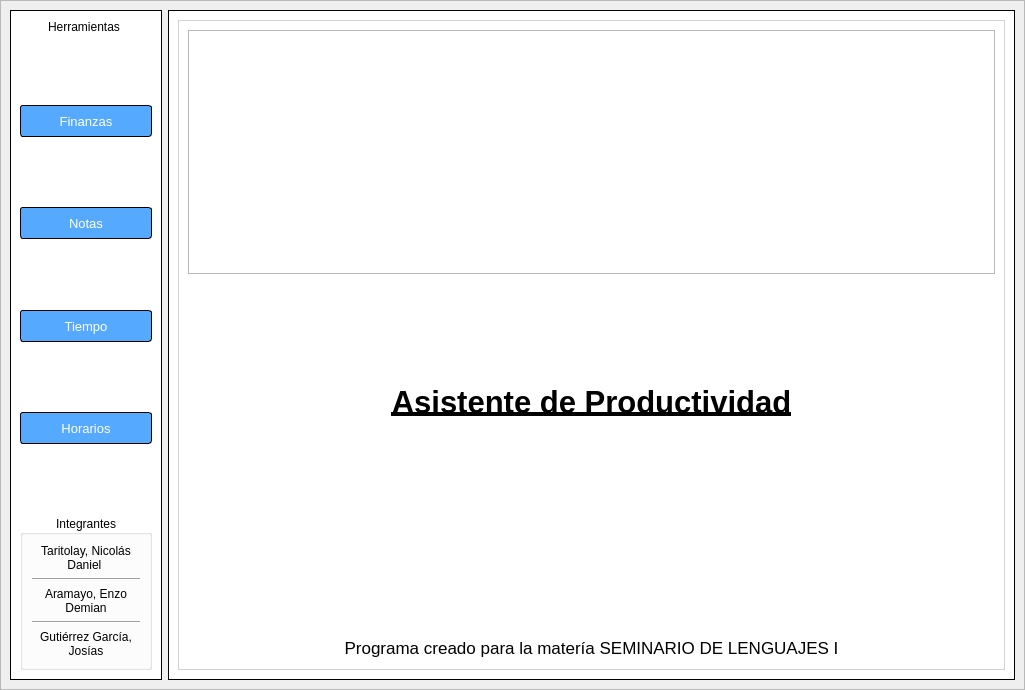
<?xml version="1.0" encoding="UTF-8"?>
<ui version="4.0">
 <class>MainWindow</class>
 <widget class="QMainWindow" name="MainWindow">
  <property name="geometry">
   <rect>
    <x>0</x>
    <y>0</y>
    <width>1025</width>
    <height>690</height>
   </rect>
  </property>
  <property name="windowTitle">
   <string>Principal</string>
  </property>
  <widget class="QWidget" name="centralwidget">
   <layout class="QGridLayout" name="gridLayout_2">
    <property name="leftMargin">
     <number>0</number>
    </property>
    <property name="topMargin">
     <number>0</number>
    </property>
    <property name="rightMargin">
     <number>0</number>
    </property>
    <property name="bottomMargin">
     <number>0</number>
    </property>
    <property name="spacing">
     <number>0</number>
    </property>
    <item row="0" column="0">
     <widget class="QFrame" name="contenedorPrincipal">
      <property name="minimumSize">
       <size>
        <width>1025</width>
        <height>690</height>
       </size>
      </property>
      <property name="whatsThis">
       <string>&lt;html&gt;&lt;head/&gt;&lt;body&gt;&lt;p&gt;&lt;br/&gt;&lt;/p&gt;&lt;/body&gt;&lt;/html&gt;</string>
      </property>
      <property name="styleSheet">
       <string notr="true">
#contenedorPrincipal{
	background-image: url(imagenes/fondo.png);
}

#frameBotones{
	background-color:rgb(255, 255, 255);
	border: 1px solid black;
	max-width: 150px
}

#frameVentanas{
	background-color:rgb(255, 255, 255);
	border: 1px solid black;
}

#btnFinanzas,#btnNotas,#btnTiempo,#btnHorarios,#btnRecordatorios{
	color: rgb(255, 255, 255);
	font-size: 13px;
	background-color: rgb(85, 170, 255);
	border-radius: 3px;	
	height: 30px;
	border: 1px solid black;
}

#btnFinanzas:hover,#btnNotas:hover,#btnTiempo:hover,#btnHorarios:hover,#btnRecordatorios:hover{
	background-color: rgb(0, 85, 255);
}
</string>
      </property>
      <property name="frameShape">
       <enum>QFrame::StyledPanel</enum>
      </property>
      <property name="frameShadow">
       <enum>QFrame::Raised</enum>
      </property>
      <layout class="QHBoxLayout" name="horizontalLayout">
       <item>
        <widget class="QFrame" name="frameBotones">
         <property name="styleSheet">
          <string notr="true"/>
         </property>
         <property name="frameShape">
          <enum>QFrame::StyledPanel</enum>
         </property>
         <property name="frameShadow">
          <enum>QFrame::Raised</enum>
         </property>
         <layout class="QGridLayout" name="gridLayout">
          <item row="2" column="0">
           <widget class="QPushButton" name="btnFinanzas">
            <property name="text">
             <string>Finanzas</string>
            </property>
           </widget>
          </item>
          <item row="4" column="0">
           <widget class="QPushButton" name="btnNotas">
            <property name="text">
             <string>Notas</string>
            </property>
           </widget>
          </item>
          <item row="9" column="0">
           <spacer name="verticalSpacer">
            <property name="orientation">
             <enum>Qt::Vertical</enum>
            </property>
            <property name="sizeHint" stdset="0">
             <size>
              <width>20</width>
              <height>40</height>
             </size>
            </property>
           </spacer>
          </item>
          <item row="10" column="0">
           <widget class="QGroupBox" name="integrantes">
            <property name="title">
             <string>Integrantes</string>
            </property>
            <property name="alignment">
             <set>Qt::AlignCenter</set>
            </property>
            <layout class="QVBoxLayout" name="verticalLayout">
             <item>
              <widget class="QLabel" name="label">
               <property name="text">
                <string>Taritolay, Nicolás Daniel </string>
               </property>
               <property name="alignment">
                <set>Qt::AlignCenter</set>
               </property>
               <property name="wordWrap">
                <bool>true</bool>
               </property>
              </widget>
             </item>
             <item>
              <widget class="Line" name="line">
               <property name="orientation">
                <enum>Qt::Horizontal</enum>
               </property>
              </widget>
             </item>
             <item>
              <widget class="QLabel" name="label_2">
               <property name="text">
                <string>Aramayo, Enzo Demian</string>
               </property>
               <property name="alignment">
                <set>Qt::AlignCenter</set>
               </property>
               <property name="wordWrap">
                <bool>true</bool>
               </property>
              </widget>
             </item>
             <item>
              <widget class="Line" name="line_2">
               <property name="orientation">
                <enum>Qt::Horizontal</enum>
               </property>
              </widget>
             </item>
             <item>
              <widget class="QLabel" name="label_3">
               <property name="text">
                <string>Gutiérrez García, Josías</string>
               </property>
               <property name="alignment">
                <set>Qt::AlignCenter</set>
               </property>
               <property name="wordWrap">
                <bool>true</bool>
               </property>
              </widget>
             </item>
            </layout>
           </widget>
          </item>
          <item row="3" column="0">
           <spacer name="verticalSpacer_5">
            <property name="orientation">
             <enum>Qt::Vertical</enum>
            </property>
            <property name="sizeHint" stdset="0">
             <size>
              <width>20</width>
              <height>40</height>
             </size>
            </property>
           </spacer>
          </item>
          <item row="6" column="0">
           <widget class="QPushButton" name="btnTiempo">
            <property name="text">
             <string>Tiempo</string>
            </property>
           </widget>
          </item>
          <item row="0" column="0">
           <widget class="QLabel" name="herramientas_txt">
            <property name="styleSheet">
             <string notr="true">margin-left: 25%;</string>
            </property>
            <property name="text">
             <string>Herramientas</string>
            </property>
           </widget>
          </item>
          <item row="8" column="0">
           <widget class="QPushButton" name="btnHorarios">
            <property name="text">
             <string>Horarios</string>
            </property>
           </widget>
          </item>
          <item row="1" column="0">
           <spacer name="verticalSpacer_6">
            <property name="orientation">
             <enum>Qt::Vertical</enum>
            </property>
            <property name="sizeHint" stdset="0">
             <size>
              <width>20</width>
              <height>40</height>
             </size>
            </property>
           </spacer>
          </item>
          <item row="7" column="0">
           <spacer name="verticalSpacer_4">
            <property name="orientation">
             <enum>Qt::Vertical</enum>
            </property>
            <property name="sizeHint" stdset="0">
             <size>
              <width>20</width>
              <height>40</height>
             </size>
            </property>
           </spacer>
          </item>
          <item row="5" column="0">
           <spacer name="verticalSpacer_3">
            <property name="orientation">
             <enum>Qt::Vertical</enum>
            </property>
            <property name="sizeHint" stdset="0">
             <size>
              <width>20</width>
              <height>40</height>
             </size>
            </property>
           </spacer>
          </item>
         </layout>
        </widget>
       </item>
       <item>
        <widget class="QFrame" name="frameVentanas">
         <property name="styleSheet">
          <string notr="true">#frameVentanas{
	background-image: url(imagenes/frame.png);
	background-repeat: no-repeat;
    background-position: center;
}</string>
         </property>
         <property name="frameShape">
          <enum>QFrame::StyledPanel</enum>
         </property>
         <property name="frameShadow">
          <enum>QFrame::Raised</enum>
         </property>
         <layout class="QGridLayout" name="gridLayout_3">
          <item row="1" column="0">
           <widget class="QFrame" name="frame">
            <property name="styleSheet">
             <string notr="true">#frame{
	background-color: rgb(255, 255, 255);
	border: 1px solid lightgray;
}</string>
            </property>
            <property name="frameShape">
             <enum>QFrame::StyledPanel</enum>
            </property>
            <property name="frameShadow">
             <enum>QFrame::Raised</enum>
            </property>
            <layout class="QVBoxLayout" name="verticalLayout_2">
             <item>
              <widget class="QFrame" name="frame_2">
               <property name="autoFillBackground">
                <bool>false</bool>
               </property>
               <property name="styleSheet">
                <string notr="true">background-image: url(imagenes/logoFacultad.png);
background-repeat: no-repeat;
background-position: center;</string>
               </property>
               <property name="frameShape">
                <enum>QFrame::StyledPanel</enum>
               </property>
               <property name="frameShadow">
                <enum>QFrame::Raised</enum>
               </property>
              </widget>
             </item>
             <item>
              <widget class="QLabel" name="label_6">
               <property name="font">
                <font>
                 <pointsize>23</pointsize>
                 <bold>true</bold>
                 <underline>true</underline>
                </font>
               </property>
               <property name="styleSheet">
                <string notr="true"/>
               </property>
               <property name="text">
                <string>Asistente de Productividad</string>
               </property>
               <property name="alignment">
                <set>Qt::AlignCenter</set>
               </property>
              </widget>
             </item>
             <item>
              <widget class="QLabel" name="label_5">
               <property name="styleSheet">
                <string notr="true">max-height: 100px;</string>
               </property>
               <property name="text">
                <string/>
               </property>
              </widget>
             </item>
             <item>
              <widget class="QLabel" name="label_4">
               <property name="font">
                <font>
                 <pointsize>13</pointsize>
                </font>
               </property>
               <property name="styleSheet">
                <string notr="true">max-height: 25px;</string>
               </property>
               <property name="text">
                <string>Programa creado para la matería SEMINARIO DE LENGUAJES I</string>
               </property>
               <property name="textFormat">
                <enum>Qt::AutoText</enum>
               </property>
               <property name="alignment">
                <set>Qt::AlignCenter</set>
               </property>
              </widget>
             </item>
            </layout>
           </widget>
          </item>
         </layout>
        </widget>
       </item>
      </layout>
     </widget>
    </item>
   </layout>
  </widget>
 </widget>
 <resources/>
 <connections/>
</ui>
